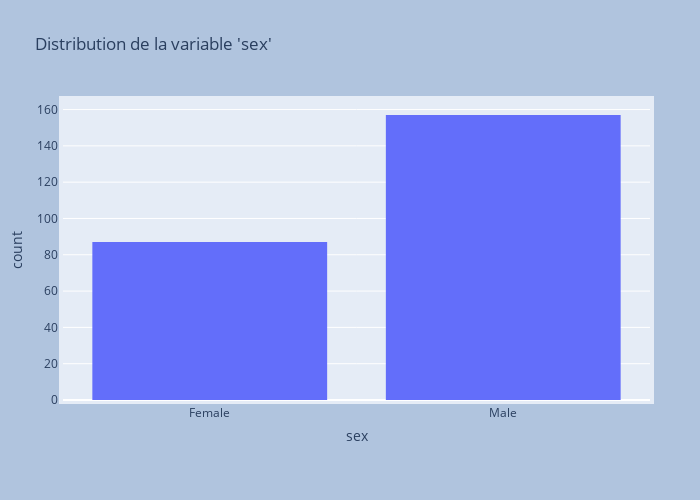

This figure's notebook cell:
### Code cell
# Avec Plotly Express
fig = px.histogram(df, x="sex", title="Distribution de la variable 'sex'")
fig.update_traces(showlegend=False)
fig.update_layout(
    autosize=False,
    width=700,
    height=500,
    margin=dict(
        l=50,
        r=50,
        b=100,
        t=100,
        pad=4
    ),
    paper_bgcolor="LightSteelBlue",
)
fig.show()

### Figure 1 — Plotly figure (JSON) as saved in the notebook; plotly's stock layout.template omitted (floating-point values rounded to 4 significant figures; data arrays with more than 128 entries replaced by an {"elided": "..."} marker saying what was removed)
{"data": [{"bingroup": "x", "hovertemplate": "sex=%{x}<br>count=%{y}<extra></extra>", "legendgroup": "", "marker": {"color": "#636efa", "pattern": {"shape": ""}}, "name": "", "orientation": "v", "showlegend": false, "type": "histogram", "x": {"elided": "244 str values"}, "xaxis": "x", "yaxis": "y"}], "layout": {"autosize": false, "barmode": "relative", "height": 500, "legend": {"tracegroupgap": 0}, "margin": {"b": 100, "l": 50, "pad": 4, "r": 50, "t": 100}, "paper_bgcolor": "LightSteelBlue", "title": {"text": "Distribution de la variable 'sex'"}, "width": 700, "xaxis": {"anchor": "y", "domain": [0, 1], "title": {"text": "sex"}}, "yaxis": {"anchor": "x", "domain": [0, 1], "title": {"text": "count"}}}}
